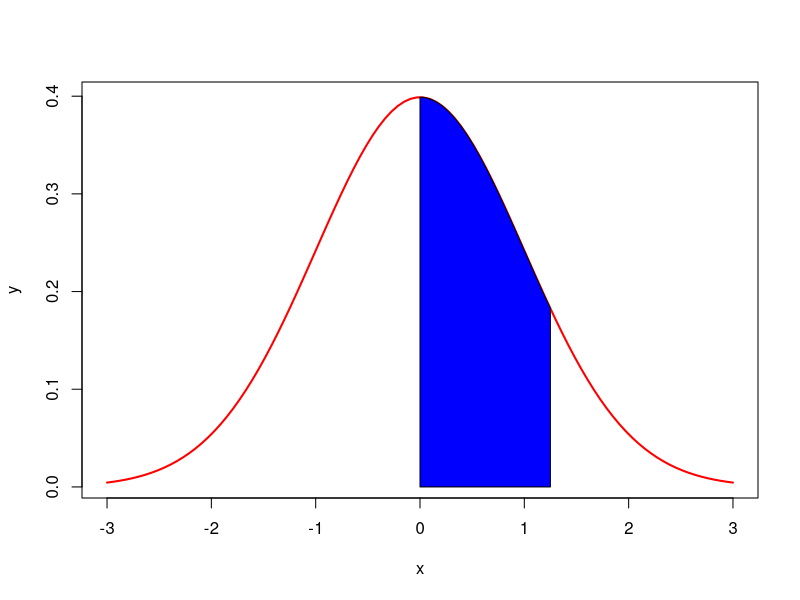

This chart was generated by the following R code:
#Question (i)
#1

pnorm(1.25,mean=0,sd=1)-pnorm(0,mean=0,sd=1)
#2

pnorm(0,mean=0,sd=1)-pnorm(-1.25,mean=0,sd=1)
#3
x=seq(-3,3,length=100)
y=dnorm(x)
plot(x,y,type="l",lwd=2,col="red")
x=seq(0,1.25,length=100)
y=dnorm(x,mean=0,sd=1)
polygon(c(0,x,1.25),c(0,y,0),col="blue")
pnorm(1.25)-pnorm(0.6)
#4
1-pnorm(2.5)
#5
pnorm(2.5)
#6
1-pnorm(-2.5)
#7
pnorm(-2.5)
